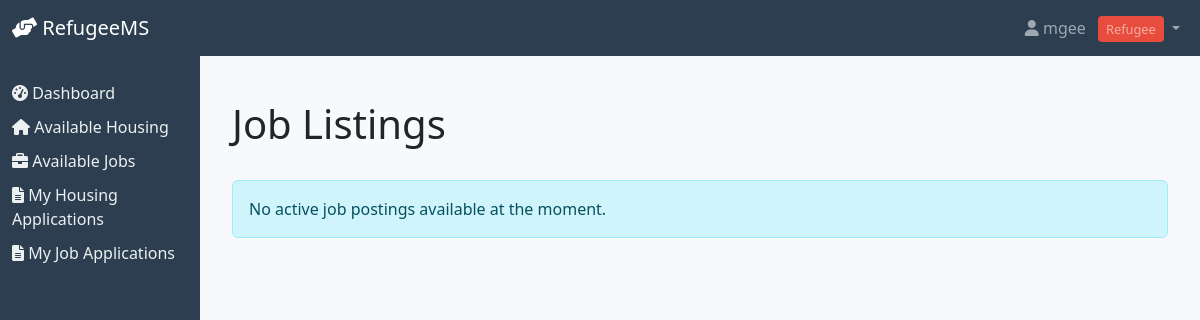
The page /jobs/ (signed in) on the database as committed earlier.
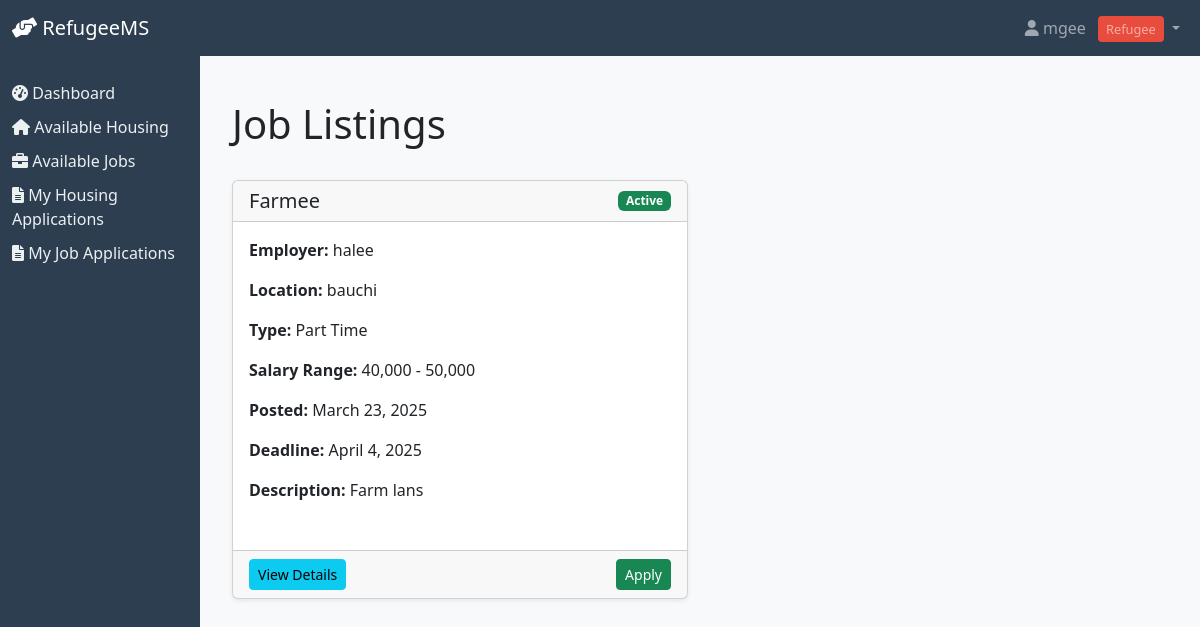
The same page on the database as committed later.
### refugees/models.py (models this page shows, shortened)
class Job(models.Model):
    JOB_TYPE_CHOICES = [
        ('full_time', 'Full Time'),
        ('part_time', 'Part Time'),
        ('contract', 'Contract'),
        ('temporary', 'Temporary'),
    ]
    title = models.CharField(max_length=100)
    description = models.TextField()
    location = models.CharField(max_length=100)
    employer = models.CharField(max_length=100)
    job_type = models.CharField(max_length=20, choices=JOB_TYPE_CHOICES)
    salary_range = models.CharField(max_length=100, blank=True)
    requirements = models.TextField()
    benefits = models.TextField(blank=True)
    posted_at = models.DateTimeField(auto_now_add=True)
    deadline = models.DateTimeField()
    is_active = models.BooleanField(default=True)
    ngo = models.ForeignKey('NGO', on_delete=models.CASCADE, related_name='job_listings', null=True)

### refugees/views.py (the view)
# urls.py: path('jobs/', views.JobListView.as_view(), name='job_list'),
class JobListView(LoginRequiredMixin, ListView):
    model = Job
    template_name = 'refugees/job_list.html'
    context_object_name = 'jobs'
    def get_queryset(self):
        if self.request.user.user_type == 'refugee':
            return Job.objects.filter(is_active=True, deadline__gt=timezone.now())
        elif self.request.user.user_type == 'ngo':
            return Job.objects.filter(ngo=self.request.user.ngo)
        elif self.request.user.user_type == 'admin':
            return Job.objects.all()
        return Job.objects.none()
    def get_context_data(self, **kwargs):
        context = super().get_context_data(**kwargs)
        context['user_type'] = self.request.user.user_type
        return context

### refugees/templates/refugees/job_list.html (shortened to what this page needs)
{% extends 'refugees/base.html' %}
{% block content %}
<div class="container mt-4">
    <div class="d-flex justify-content-between align-items-center mb-4">
        <h1>Job Listings</h1>
    </div>
    {% if jobs %}
    <div class="row">
        {% for job in jobs %}
        <div class="col-md-6 mb-4">
            <div class="card h-100">
                <div class="card-header d-flex justify-content-between align-items-center">
                    <h5 class="mb-0">{{ job.title }}</h5>
                    <span class="badge {% if job.is_active %}bg-success{% else %}bg-danger{% endif %}">
                        {% if job.is_active %}Active{% else %}Closed{% endif %}
                    </span>
                </div>
                <div class="card-body">
                    <p><strong>Employer:</strong> {{ job.employer }}</p>
                    <p><strong>Location:</strong> {{ job.location }}</p>
                    <p><strong>Type:</strong> {{ job.get_job_type_display }}</p>
                    {% if job.salary_range %}
                    <p><strong>Salary Range:</strong> {{ job.salary_range }}</p>
                    {% endif %}
                    <p><strong>Posted:</strong> {{ job.posted_at|date:"F j, Y" }}</p>
                    <p><strong>Deadline:</strong> {{ job.deadline|date:"F j, Y" }}</p>
                    <p class="text-truncate"><strong>Description:</strong> {{ job.description|truncatewords:20 }}</p>
                </div>
                <div class="card-footer">
                    <div class="d-flex justify-content-between align-items-center">
                        <a href="{% url 'job_detail' job.pk %}" class="btn btn-info btn-sm">View Details</a>
                        <div>
                            {% if user_type == 'refugee' and job.is_active %}
                            <a href="{% url 'apply_for_job' job.pk %}" class="btn btn-success btn-sm">Apply</a>
                            {% endif %}
                        </div>
                    </div>
                </div>
            </div>
        </div>
        {% endfor %}
    </div>
    {% else %}
    <div class="alert alert-info">
        {% if user_type == 'refugee' %}
            No active job postings available at the moment.
        {% elif user_type == 'ngo' %}
            You haven't posted any jobs yet. Click "Post Job" to create your first listing.
        {% else %}
            No job listings found in the system.
        {% endif %}
    </div>
    {% endif %}
</div>
{% endblock %}

Rows that differ between the two databases and show on the page:
added Job: title "Farmee", is_active "Active", employer "halee", location "bauchi", job_type "Part Time", salary_range "40,000 - 50,000", posted_at "March 23, 2025", deadline "April 4, 2025", description "Farm lans"
Other text that changed with them:
text no longer shown: "No active job postings available at the moment."
